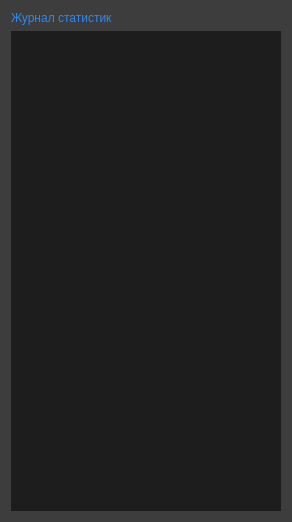
<?xml version="1.0" encoding="UTF-8"?>
<ui version="4.0">
 <class>Form</class>
 <widget class="QWidget" name="Form">
  <property name="geometry">
   <rect>
    <x>0</x>
    <y>0</y>
    <width>292</width>
    <height>522</height>
   </rect>
  </property>
  <property name="minimumSize">
   <size>
    <width>292</width>
    <height>522</height>
   </size>
  </property>
  <property name="maximumSize">
   <size>
    <width>292</width>
    <height>522</height>
   </size>
  </property>
  <property name="windowTitle">
   <string>Face Recognize</string>
  </property>
  <property name="styleSheet">
   <string notr="true">
QPushButton{
border-style:solid;
color:#fff;
border-radius:10px;
background-color:#3d3d3d;
font: 11pt &quot;Century Gothic&quot;;
}

QLabel{
color:#2d89ef;
qproperty-alignment: AlignLeft;
}
QDialogButtonBox{
color:#2d89ef;
}

QWidget{
background-color:#3d3d3d;
}
QTextBrowser{
color:#fff;
background-color:#1d1d1d;
}
</string>
  </property>
  <layout class="QVBoxLayout" name="verticalLayout">
   <item>
    <widget class="QLabel" name="label">
     <property name="text">
      <string>Журнал статистик</string>
     </property>
    </widget>
   </item>
   <item>
    <widget class="QTextBrowser" name="txtB_log">
     <property name="layoutDirection">
      <enum>Qt::LeftToRight</enum>
     </property>
     <property name="autoFillBackground">
      <bool>false</bool>
     </property>
     <property name="frameShape">
      <enum>QFrame::NoFrame</enum>
     </property>
     <property name="frameShadow">
      <enum>QFrame::Plain</enum>
     </property>
     <property name="verticalScrollBarPolicy">
      <enum>Qt::ScrollBarAlwaysOff</enum>
     </property>
     <property name="horizontalScrollBarPolicy">
      <enum>Qt::ScrollBarAlwaysOff</enum>
     </property>
     <property name="html">
      <string>&lt;!DOCTYPE HTML PUBLIC &quot;-//W3C//DTD HTML 4.0//EN&quot; &quot;http://www.w3.org/TR/REC-html40/strict.dtd&quot;&gt;
&lt;html&gt;&lt;head&gt;&lt;meta name=&quot;qrichtext&quot; content=&quot;1&quot; /&gt;&lt;style type=&quot;text/css&quot;&gt;
p, li { white-space: pre-wrap; }
&lt;/style&gt;&lt;/head&gt;&lt;body style=&quot; font-family:'MS Shell Dlg 2'; font-size:8.25pt; font-weight:400; font-style:normal;&quot;&gt;
&lt;p style=&quot;-qt-paragraph-type:empty; margin-top:0px; margin-bottom:0px; margin-left:0px; margin-right:0px; -qt-block-indent:0; text-indent:0px;&quot;&gt;&lt;br /&gt;&lt;/p&gt;&lt;/body&gt;&lt;/html&gt;</string>
     </property>
    </widget>
   </item>
  </layout>
 </widget>
 <resources/>
 <connections/>
</ui>
